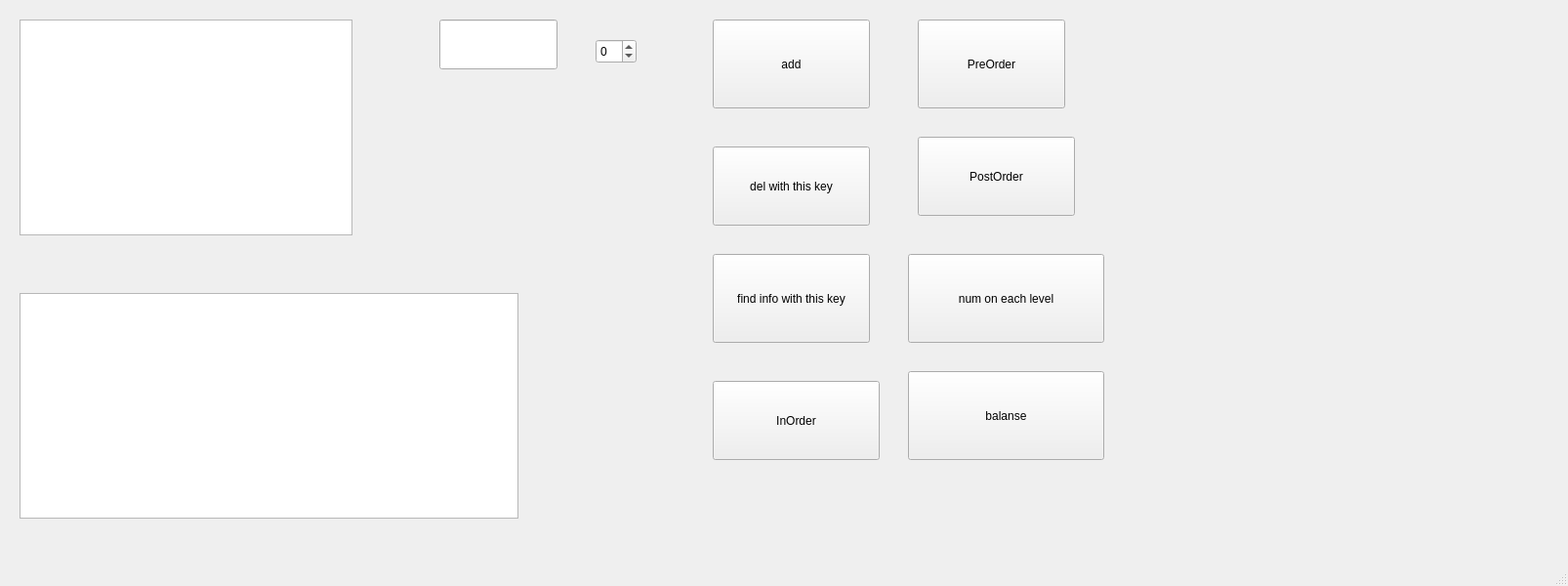
<?xml version="1.0" encoding="UTF-8"?>
<ui version="4.0">
 <class>MainWindow</class>
 <widget class="QMainWindow" name="MainWindow">
  <property name="geometry">
   <rect>
    <x>0</x>
    <y>0</y>
    <width>1606</width>
    <height>600</height>
   </rect>
  </property>
  <property name="windowTitle">
   <string>MainWindow</string>
  </property>
  <widget class="QWidget" name="centralwidget">
   <widget class="QTreeView" name="treeView">
    <property name="geometry">
     <rect>
      <x>20</x>
      <y>20</y>
      <width>341</width>
      <height>221</height>
     </rect>
    </property>
   </widget>
   <widget class="QLineEdit" name="lineEdit">
    <property name="geometry">
     <rect>
      <x>450</x>
      <y>20</y>
      <width>121</width>
      <height>51</height>
     </rect>
    </property>
   </widget>
   <widget class="QSpinBox" name="spinBox">
    <property name="geometry">
     <rect>
      <x>610</x>
      <y>40</y>
      <width>42</width>
      <height>25</height>
     </rect>
    </property>
    <property name="minimum">
     <number>-999999999</number>
    </property>
    <property name="maximum">
     <number>999999999</number>
    </property>
   </widget>
   <widget class="QPushButton" name="pushButton_add">
    <property name="geometry">
     <rect>
      <x>730</x>
      <y>20</y>
      <width>161</width>
      <height>91</height>
     </rect>
    </property>
    <property name="text">
     <string>add</string>
    </property>
   </widget>
   <widget class="QPushButton" name="pushButton_del">
    <property name="geometry">
     <rect>
      <x>730</x>
      <y>150</y>
      <width>161</width>
      <height>81</height>
     </rect>
    </property>
    <property name="text">
     <string>del with this key</string>
    </property>
   </widget>
   <widget class="QPushButton" name="pushButton_find">
    <property name="geometry">
     <rect>
      <x>730</x>
      <y>260</y>
      <width>161</width>
      <height>91</height>
     </rect>
    </property>
    <property name="text">
     <string>find info with this key</string>
    </property>
   </widget>
   <widget class="QPushButton" name="pushButton_InOrder">
    <property name="geometry">
     <rect>
      <x>730</x>
      <y>390</y>
      <width>171</width>
      <height>81</height>
     </rect>
    </property>
    <property name="text">
     <string>InOrder</string>
    </property>
   </widget>
   <widget class="QPushButton" name="pushButton_PreOrder">
    <property name="geometry">
     <rect>
      <x>940</x>
      <y>20</y>
      <width>151</width>
      <height>91</height>
     </rect>
    </property>
    <property name="text">
     <string>PreOrder</string>
    </property>
   </widget>
   <widget class="QPushButton" name="pushButton_PostOrder">
    <property name="geometry">
     <rect>
      <x>940</x>
      <y>140</y>
      <width>161</width>
      <height>81</height>
     </rect>
    </property>
    <property name="text">
     <string>PostOrder</string>
    </property>
   </widget>
   <widget class="QTextEdit" name="textEdit_ans">
    <property name="geometry">
     <rect>
      <x>20</x>
      <y>300</y>
      <width>511</width>
      <height>231</height>
     </rect>
    </property>
    <property name="readOnly">
     <bool>false</bool>
    </property>
   </widget>
   <widget class="QPushButton" name="pushButton_eachLevel">
    <property name="geometry">
     <rect>
      <x>930</x>
      <y>260</y>
      <width>201</width>
      <height>91</height>
     </rect>
    </property>
    <property name="text">
     <string>num on each level</string>
    </property>
   </widget>
   <widget class="QPushButton" name="pushButton_balanse">
    <property name="geometry">
     <rect>
      <x>930</x>
      <y>380</y>
      <width>201</width>
      <height>91</height>
     </rect>
    </property>
    <property name="text">
     <string>balanse</string>
    </property>
   </widget>
  </widget>
  <widget class="QMenuBar" name="menubar">
   <property name="geometry">
    <rect>
     <x>0</x>
     <y>0</y>
     <width>1606</width>
     <height>30</height>
    </rect>
   </property>
  </widget>
  <widget class="QStatusBar" name="statusbar"/>
 </widget>
 <resources/>
 <connections/>
</ui>
